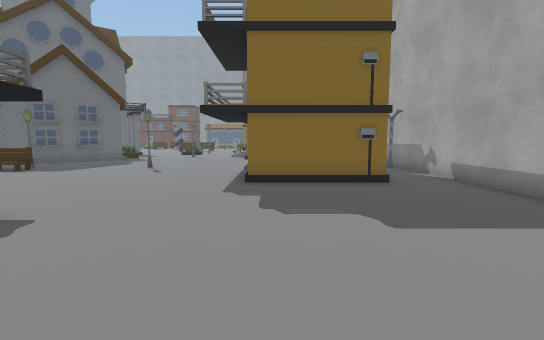
view 1 (above)

24 first-person views from a walk through a Unity game level. The camera is 1.2 m above the floor, tilts 6° down and sees 85° across. The floor is counted in squares, 1 m on a side. Each view is taken from the middle of a square. On the plan, view 1 faces up. The plan holds only what a view shows up to about 13 squares ahead; the rest is blank. The place goes on beyond the plan. The player character is not drawn. Some animated figures are not drawn. Some surface patterns are stand-ins.

view 2
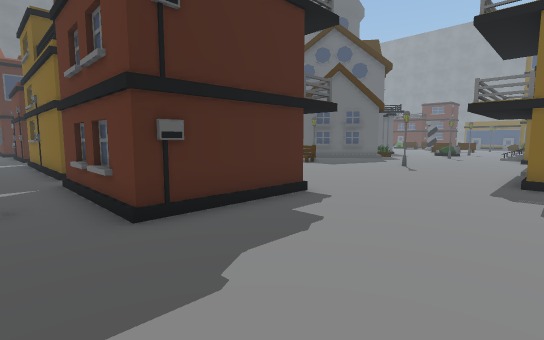

view 3
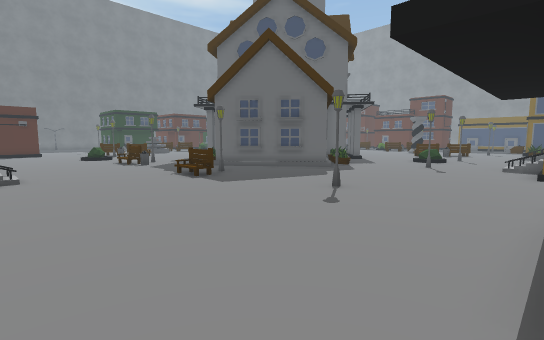

view 4
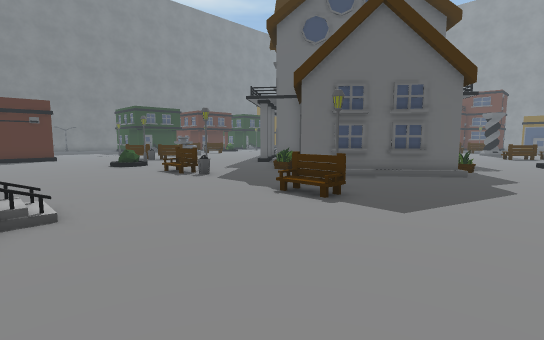

view 5
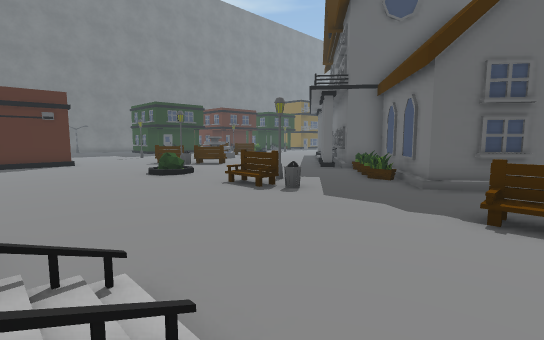

view 6
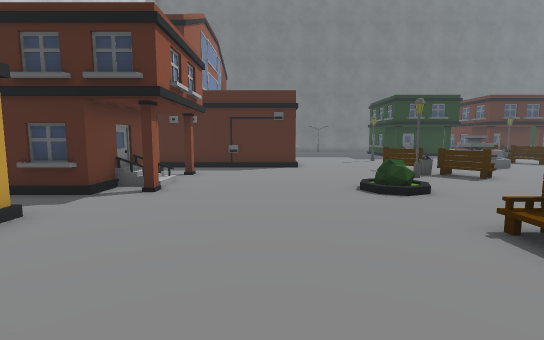

view 7
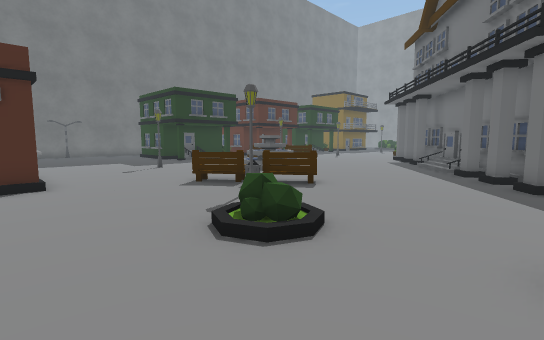

view 8
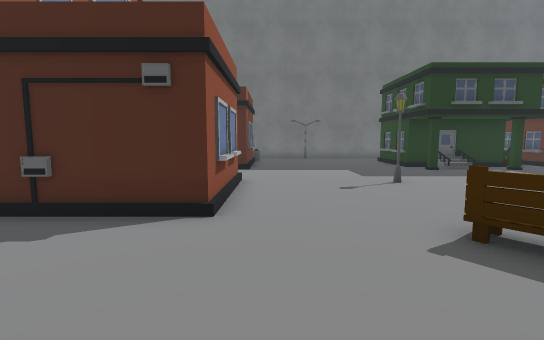

view 9
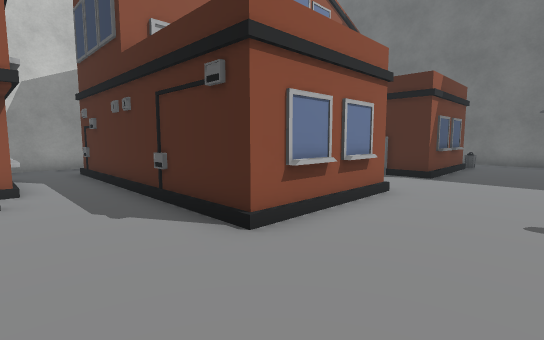

view 10
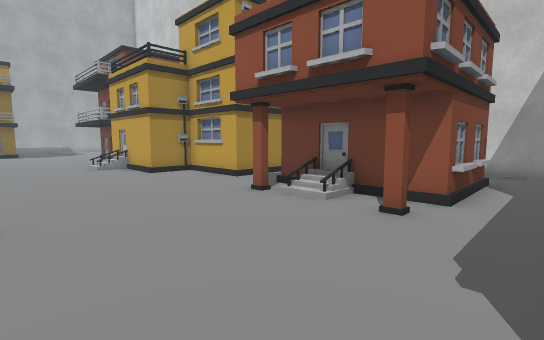

view 11
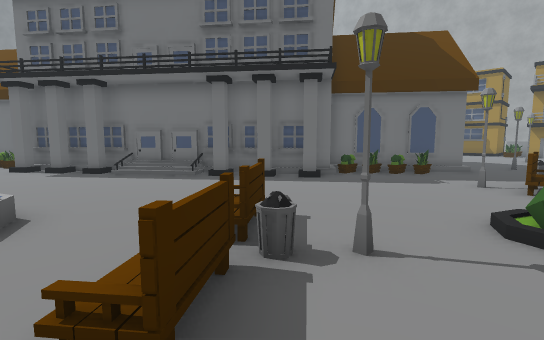

view 12
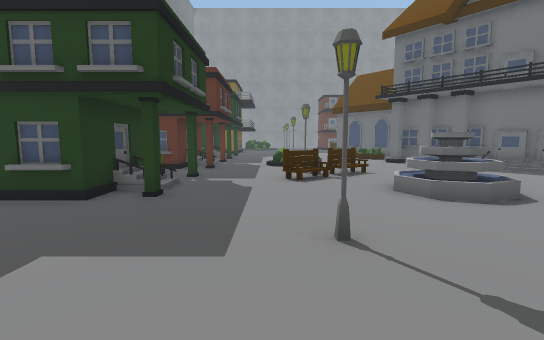

view 13
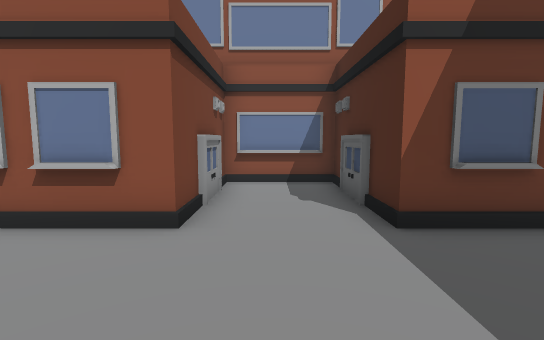

view 14
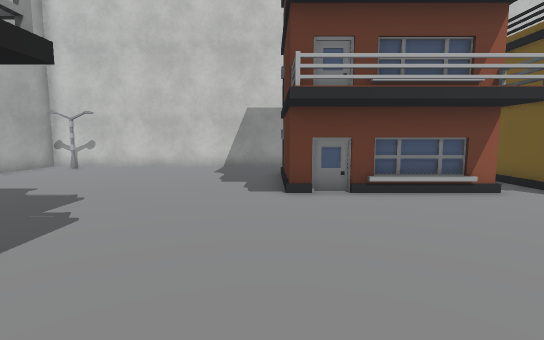

view 15
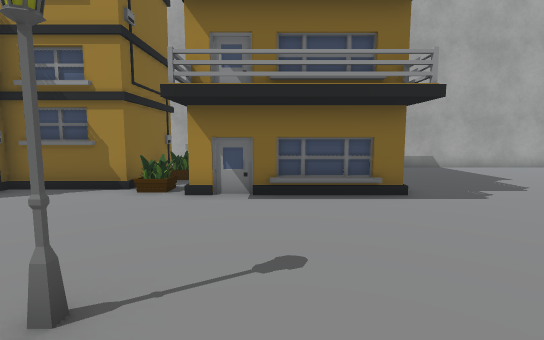

view 16
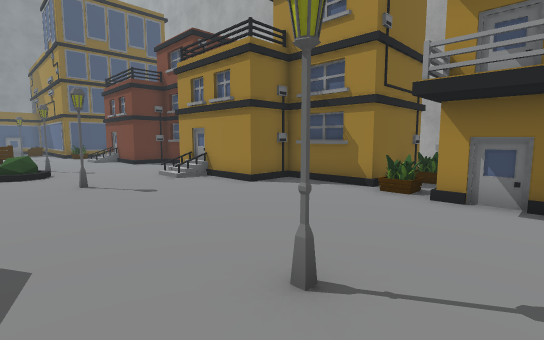

view 17
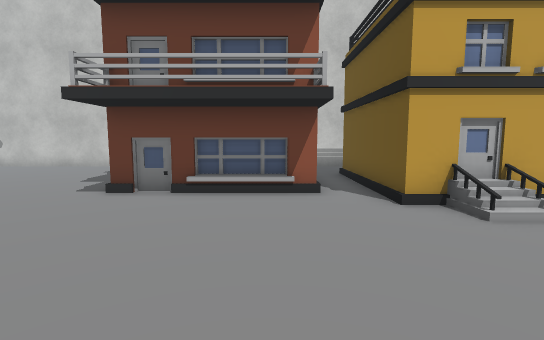

view 18
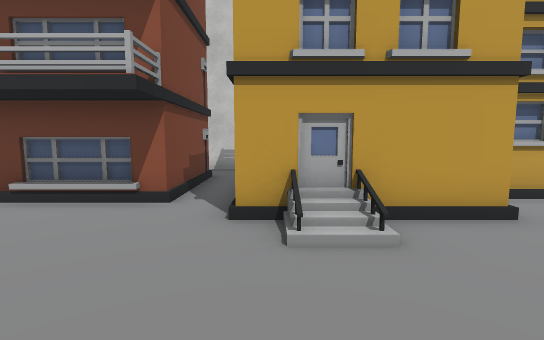

view 19
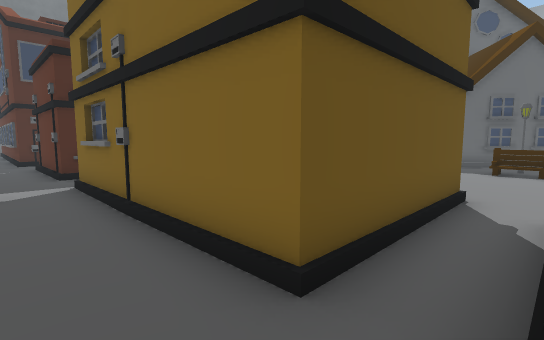

view 20
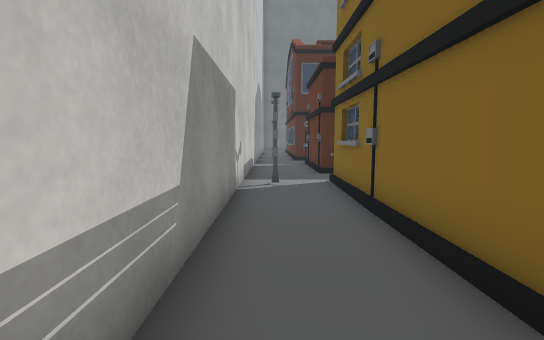

view 21
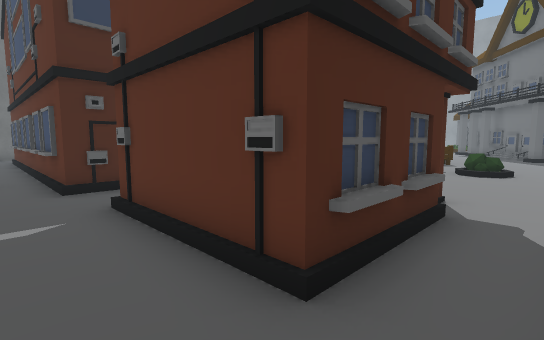

view 22
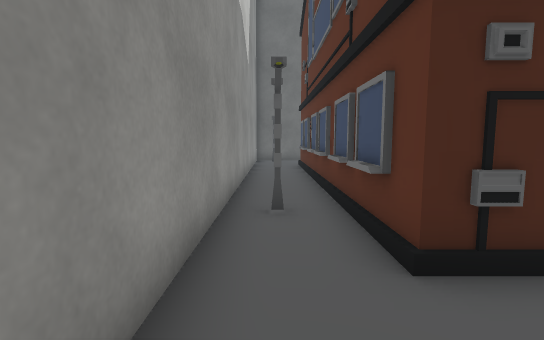

view 23
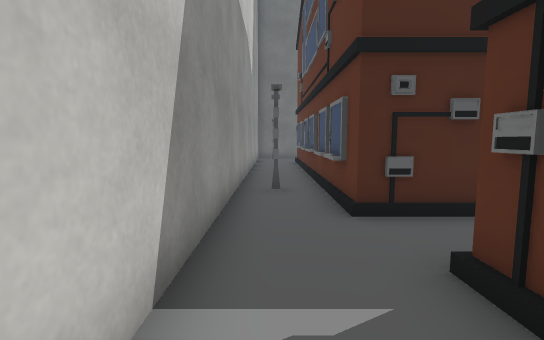

view 24
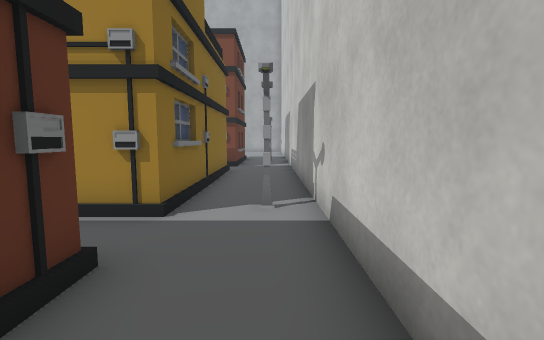

### Floor plan
Key: @ floor where view 1 was taken; # wall or solid block; . floor; / step, stairs or slope; = window, fence, low wall or low ledge; O other object.
Columns run from 35 left of view 1 to 6 right of it. Each row starts with its distance up from view 1.
 25            ###                ...
 24   O        .##                O...
 23  #=        ..##               ....
 22 O#O...  ...../##           .//....
 21  .....O O...../##          ......O#
 20 OO....OO......./#          ...... #
 19  ##...O.........##         ...O...#
 18  #O...... /......##       #.......#
 17  #O...../ /......#####    #.......##
 16 ##O.....///.........O##  ##........O
 15 ....................OO####.........####  #
 14  ...........OO........##.............    #
 13   ....O....OO......................O     #
 12  ............O.....OO....OO...O...O     O#
 11 ...............O...O=....O........O    ..#
 10 ..................................O    ..#
  9 ###..#####........................O    ..#
  8   #..O   #.........................OOOO..#
  7   O..O   #...............................#
  6   #..O   #.............O.................#
  5   #OO#   #..O./O.....####................#
  4          #..####..#O##  #.OOOOO..........#
  3          #.O#  #O.#     #.O    ..........#
  2          #.O#  #O.#     #.O    ..........#
  1          #.O####O.#######.OOOOOO.........#
  0 OO#OOOOOO#.........................@.....#
 -1 .......O..........O.......... .........O.#
 -2 ############################   ###########

Where each view was taken, in squares from view 1:
view 1: 0 up, 0 right, facing up
view 2: 1 down, 0 right, facing up-left
view 3: 6 up, 1 left, facing up-left
view 4: 6 up, 6 left, facing up-left
view 5: 6 up, 10 left, facing up-left
view 6: 8 up, 13 left, facing left
view 7: 8 up, 17 left, facing up-left
view 8: 10 up, 21 left, facing left
view 9: 12 up, 23 left, facing down-left
view 10: 10 up, 25 left, facing down-right
view 11: 11 up, 25 left, facing up-right
view 12: 10 up, 30 left, facing up
view 13: 13 up, 31 left, facing down
view 14: 11 up, 4 left, facing down
view 15: 11 up, 7 left, facing right
view 16: 11 up, 7 left, facing up-right
view 17: 11 up, 8 left, facing down
view 18: 10 up, 11 left, facing down
view 19: 1 down, 9 left, facing up-left
view 20: 1 down, 9 left, facing left
view 21: 1 down, 18 left, facing up-left
view 22: 1 down, 23 left, facing left
view 23: 1 down, 21 left, facing left
view 24: 1 down, 22 left, facing right
